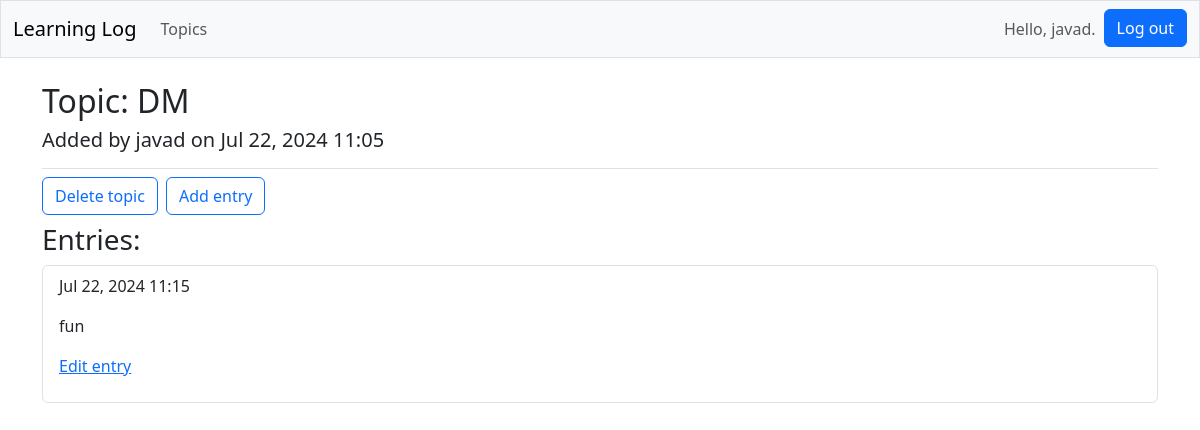
The page /topic/12/ (signed in) on the database its author committed.
### logs/models.py (models this page shows, shortened)
class Topic(models.Model):
    owner = models.ForeignKey(User, on_delete=models.CASCADE)
    date_added = models.DateTimeField(auto_now_add=True)
    text = models.CharField(max_length=200)

class Entry(models.Model):
    topic = models.ForeignKey(Topic, on_delete=models.CASCADE)
    text = models.TextField(max_length=1000)
    date_added = models.DateTimeField(auto_now_add=True)
    class Meta:
        verbose_name_plural = 'entries'

### logs/views.py (the view)
# urls.py: path('topic/<int:topic_id>/', views.topic, name='topic'),
def topic(request, topic_id):
    obj = Topic.objects.get(id=topic_id)
    if request.method == "POST" and request.POST.get("_method") == "DELETE":
        if request.user != obj.owner:
            raise http.Http404("You are not allowed.")
        obj.delete()
        return render(request, 'logs/topics.html', {"topics": Topic.objects.all()})
    else:
        objects = obj.entry_set.order_by('date_added').reverse()
        context = {'topic': obj, 'entries': objects}
        return render(request, 'logs/topic.html', context)

### templates/logs/topic.html (shortened to what this page needs)
{% extends "base.html" %}
{% load django_bootstrap5 %}
{% block header %}
    <h2>Topic: {{ topic.text }}</h2>
    <h5>Added by {{ topic.owner.username }} on {{ topic.date_added|date:'M d, Y H:i' }}</h5>
{% endblock header %}
{% block content %}
    {% if user == topic.owner %}
        <div class="d-flex gap-2">
            <form action="{% url 'logs:topic' topic.id %}" method='post'>
                <button class="btn btn-outline-primary" name="submit">Delete topic</button>
            </form>
            <form action="{% url 'logs:new_entry' topic.id %}" method='get'>
                <button class="btn btn-outline-primary" name="submit">Add entry</button>
            </form>
        </div>
    {% endif %}
    <h3 class="my-2">Entries:</h3>
    <ul class="list-group">
        {% for entry in entries %}
            <li class="list-group-item">
                <p>{{ entry.date_added|date:'M d, Y H:i' }}</p>
                <p>{{ entry.text|linebreaks }}</p>
                {% if user == topic.owner %}
                    <p><a href="{% url 'logs:edit_entry' entry.id %}">Edit entry</a></p>
                {% endif %}
            </li>
        {% empty %}
            <li class="list-group-item">There are no entries for this topic yet.</li>
        {% endfor %}
    </ul>
{% endblock content %}

### templates/base.html (shortened to what this page needs)
<!DOCTYPE html>
<html lang="en" dir="ltr">
<head>
    {% load django_bootstrap5 %}
    {% bootstrap_css %}
</head>
<body>
<nav class="navbar navbar-expand-md navbar-light bg-light mb-4 border">
    <div class="container-fluid">
        <a class="navbar-brand" href="{% url 'logs:index' %}">Learning Log</a>
        <div class="collapse navbar-collapse" id="navbarCollapse">
            <ul class="navbar-nav me-auto gap-2">
                <li class="nav-item">
                    <a class="nav-link" href="{% url 'logs:topics' %}">
                        Topics</a></li>
            </ul>
            <ul class="navbar-nav ms-auto mb-2 mb-md-0 gap-2">
                {% if user.is_authenticated %}
                    <li class="nav-item">
                        <label class="navbar-text">Hello, {{ user.username }}.</label>
                    </li>
                    <li class="nav-item">
                        <form action="{% url 'accounts:logout' %}" method='post'>
                            {% bootstrap_button button_type="submit" content="Log out" %}
                        </form>
                    </li>
                {% endif %}
            </ul>
        </div>
    </div>
</nav>
<main class="container">
    <div class="pb-2 mb-2 border-bottom">
        {% block header %}{% endblock header %}
    </div>
    <div>
        {% block content %}{% endblock content %}
    </div>
</main>
</body>
</html>

### rows shown on the page
Topic: text "DM", owner.username "javad", date_added "Jul 22, 2024 11:05"
Entry: date_added "Jul 22, 2024 11:15", text "fun"

### other values the page prints
{{ user.username }} "javad"
